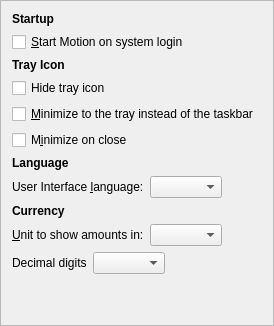
                                <widget class="QFrame" name="frameMain">
                                    <property name="frameShape">
                                        <enum>QFrame::StyledPanel</enum>
                                    </property>
                                    <property name="frameShadow">
                                        <enum>QFrame::Raised</enum>
                                    </property>
                                    <layout class="QVBoxLayout">
                                        <item>
                                            <widget class="QLabel" name="labelSettingsStartup">
                                                <property name="font">
                                                    <font>
                                                        <weight>75</weight>
                                                        <bold>true</bold>
                                                    </font>
                                                </property>
                                                <property name="text">
                                                    <string>Startup</string>
                                                </property>
                                            </widget>
                                        </item>
                                        <item>
                                            <widget class="QCheckBox" name="motionAtStartup">
                                                <property name="toolTip">
                                                    <string>Automatically start Motion after logging in to the system.</string>
                                                </property>
                                                <property name="text">
                                                    <string>&amp;Start Motion on system login</string>
                                                </property>
                                            </widget>
                                        </item>
                                        <item>
                                            <widget class="QLabel" name="labelSettingsTray">
                                                <property name="font">
                                                    <font>
                                                        <weight>75</weight>
                                                        <bold>true</bold>
                                                    </font>
                                                </property>
                                                <property name="text">
                                                    <string>Tray Icon</string>
                                                </property>
                                            </widget>
                                        </item>
                                        <item>
                                            <widget class="QCheckBox" name="hideTrayIcon">
                                                <property name="toolTip">
                                                    <string>&amp;Hide the icon from the system tray.</string>
                                                </property>
                                                <property name="text">
                                                    <string>Hide tray icon</string>
                                                </property>
                                            </widget>
                                        </item>
                                        <item>
                                            <widget class="QCheckBox" name="minimizeToTray">
                                                <property name="toolTip">
                                                    <string>Show only a tray icon after minimizing the window.</string>
                                                </property>
                                                <property name="text">
                                                    <string>&amp;Minimize to the tray instead of the taskbar</string>
                                                </property>
                                            </widget>
                                        </item>
                                        <item>
                                            <widget class="QCheckBox" name="minimizeOnClose">
                                                <property name="toolTip">
                                                    <string>Minimize instead of exit the application when the window is closed. When this option is enabled, the application will be closed only after selecting Exit in the menu.</string>
                                                </property>
                                                <property name="text">
                                                    <string>M&amp;inimize on close</string>
                                                </property>
                                            </widget>
                                        </item>
                                        <item>
                                            <widget class="QLabel" name="labelSettingsLanguage">
                                                <property name="font">
                                                    <font>
                                                        <weight>75</weight>
                                                        <bold>true</bold>
                                                    </font>
                                                </property>
                                                <property name="text">
                                                    <string>Language</string>
                                                </property>
                                            </widget>
                                        </item>
                                        <item>
                                            <layout class="QHBoxLayout" name="horizontalLayout_1_Display">
                                                <item>
                                                    <widget class="QLabel" name="langLabel">
                                                        <property name="text">
                                                            <string>User Interface &amp;language:</string>
                                                        </property>
                                                        <property name="textFormat">
                                                            <enum>Qt::PlainText</enum>
                                                        </property>
                                                        <property name="buddy">
                                                            <cstring>lang</cstring>
                                                        </property>
                                                    </widget>
                                                </item>
                                                <item>
                                                    <widget class="QValueComboBox" name="lang">
                                                        <property name="toolTip">
                                                            <string>The user interface language can be set here. This setting will take effect after restarting Motion.</string>
                                                        </property>
                                                    </widget>
                                                </item>
                                                <item>
                                                    <spacer>
                                                        <property name="orientation">
                                                            <enum>Qt::Horizontal</enum>
                                                        </property>
                                                        <property name="sizeHint" stdset="0">
                                                            <size>
                                                                <width>40</width>
                                                                <height>20</height>
                                                            </size>
                                                        </property>
                                                    </spacer>
                                                </item>
                                            </layout>
                                        </item>
                                         <item>
                                            <widget class="QLabel" name="labelSettingsCurrency">
                                                <property name="font">
                                                    <font>
                                                        <weight>75</weight>
                                                        <bold>true</bold>
                                                    </font>
                                                </property>
                                                <property name="text">
                                                    <string>Currency</string>
                                                </property>
                                            </widget>
                                        </item>
                                        <item>
                                            <layout class="QHBoxLayout" name="horizontalLayout_2_Display">
                                                <item>
                                                    <widget class="QLabel" name="unitLabel">
                                                        <property name="text">
                                                            <string>&amp;Unit to show amounts in:</string>
                                                        </property>
                                                        <property name="textFormat">
                                                            <enum>Qt::PlainText</enum>
                                                        </property>
                                                        <property name="buddy">
                                                            <cstring>unit</cstring>
                                                        </property>
                                                    </widget>
                                                </item>
                                                <item>
                                                    <widget class="QValueComboBox" name="unit">
                                                        <property name="toolTip">
                                                            <string>Choose the default subdivision unit to show in the interface and when sending coins.</string>
                                                        </property>
                                                    </widget>
                                                </item>
                                                <item>
                                                    <spacer>
                                                        <property name="orientation">
                                                            <enum>Qt::Horizontal</enum>
                                                        </property>
                                                        <property name="sizeHint" stdset="0">
                                                            <size>
                                                                <width>40</width>
                                                                <height>20</height>
                                                            </size>
                                                        </property>
                                                    </spacer>
                                                </item>
                                            </layout>
                                        </item>
                                        <item>
                                            <layout class="QHBoxLayout" name="horizontalLayout_5_Display">
                                                <item>
                                                    <widget class="QLabel" name="digitsLabel">
                                                        <property name="text">
                                                            <string>Decimal digits</string>
                                                        </property>
                                                    </widget>
                                                </item>
                                                <item>
                                                    <widget class="QValueComboBox" name="digits"/>
                                                </item>
                                                <item>
                                                    <spacer>
                                                        <property name="orientation">
                                                            <enum>Qt::Horizontal</enum>
                                                        </property>
                                                        <property name="sizeHint" stdset="0">
                                                            <size>
                                                                <width>40</width>
                                                                <height>20</height>
                                                            </size>
                                                        </property>
                                                    </spacer>
                                                </item>
                                            </layout>
                                        </item>
                                         <item>
                                            <spacer name="verticalSpacerBottom">
                                                <property name="orientation">
                                                    <enum>Qt::Vertical</enum>
                                                </property>
                                                <property name="sizeHint" stdset="0">
                                                    <size>
                                                        <width>20</width>
                                                        <height>40</height>
                                                    </size>
                                                </property>
                                            </spacer>
                                        </item>
                                    </layout>
                                </widget>
